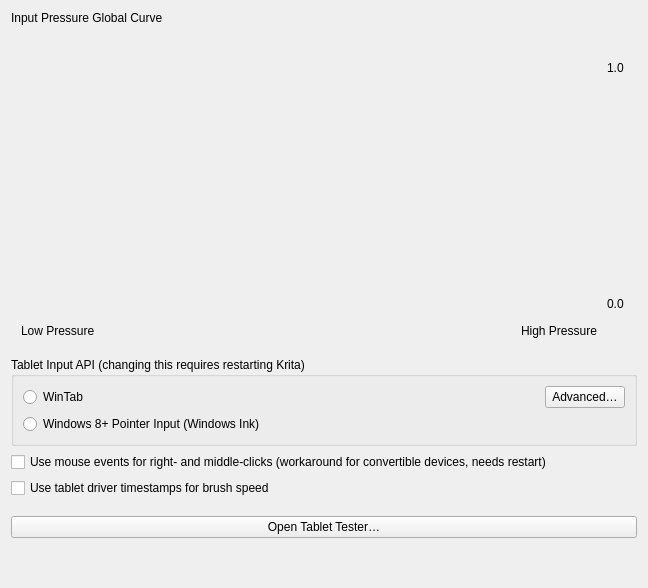
<?xml version="1.0" encoding="UTF-8"?>
<ui version="4.0">
 <author>
    SPDX-FileCopyrightText: none
    SPDX-License-Identifier: GPL-3.0-or-later
  </author>
 <class>WdgTabletSettings</class>
 <widget class="QWidget" name="WdgTabletSettings">
  <property name="geometry">
   <rect>
    <x>0</x>
    <y>0</y>
    <width>648</width>
    <height>588</height>
   </rect>
  </property>
  <property name="sizePolicy">
   <sizepolicy hsizetype="Preferred" vsizetype="Preferred">
    <horstretch>0</horstretch>
    <verstretch>0</verstretch>
   </sizepolicy>
  </property>
  <property name="windowTitle">
   <string>Color Settings</string>
  </property>
  <layout class="QVBoxLayout" name="verticalLayout_3">
   <item>
    <widget class="QLabel" name="label">
     <property name="text">
      <string>Input Pressure Global Curve</string>
     </property>
    </widget>
   </item>
   <item>
    <spacer name="horizontalSpacer_2">
     <property name="orientation">
      <enum>Qt::Horizontal</enum>
     </property>
     <property name="sizeHint" stdset="0">
      <size>
       <width>40</width>
       <height>20</height>
      </size>
     </property>
    </spacer>
   </item>
   <item>
    <layout class="QGridLayout" name="gridLayout">
     <property name="leftMargin">
      <number>10</number>
     </property>
     <property name="topMargin">
      <number>10</number>
     </property>
     <property name="rightMargin">
      <number>10</number>
     </property>
     <property name="bottomMargin">
      <number>10</number>
     </property>
     <property name="spacing">
      <number>10</number>
     </property>
     <item row="0" column="0">
      <widget class="KisCurveWidget" name="pressureCurve" native="true">
       <property name="sizePolicy">
        <sizepolicy hsizetype="MinimumExpanding" vsizetype="MinimumExpanding">
         <horstretch>0</horstretch>
         <verstretch>0</verstretch>
        </sizepolicy>
       </property>
       <property name="minimumSize">
        <size>
         <width>200</width>
         <height>250</height>
        </size>
       </property>
       <property name="autoFillBackground">
        <bool>false</bool>
       </property>
      </widget>
     </item>
     <item row="1" column="0">
      <layout class="QHBoxLayout" name="horizontalLayout">
       <item>
        <widget class="QLabel" name="label_2">
         <property name="sizePolicy">
          <sizepolicy hsizetype="Fixed" vsizetype="Preferred">
           <horstretch>0</horstretch>
           <verstretch>0</verstretch>
          </sizepolicy>
         </property>
         <property name="text">
          <string>Low Pressure</string>
         </property>
        </widget>
       </item>
       <item>
        <spacer name="horizontalSpacer">
         <property name="orientation">
          <enum>Qt::Horizontal</enum>
         </property>
         <property name="sizeHint" stdset="0">
          <size>
           <width>40</width>
           <height>20</height>
          </size>
         </property>
        </spacer>
       </item>
       <item>
        <widget class="QLabel" name="label_3">
         <property name="sizePolicy">
          <sizepolicy hsizetype="Fixed" vsizetype="Preferred">
           <horstretch>0</horstretch>
           <verstretch>0</verstretch>
          </sizepolicy>
         </property>
         <property name="text">
          <string>High Pressure</string>
         </property>
        </widget>
       </item>
      </layout>
     </item>
     <item row="0" column="1">
      <layout class="QVBoxLayout" name="verticalLayout">
       <item>
        <widget class="QLabel" name="label_5">
         <property name="text">
          <string>1.0</string>
         </property>
        </widget>
       </item>
       <item>
        <spacer name="verticalSpacer">
         <property name="orientation">
          <enum>Qt::Vertical</enum>
         </property>
         <property name="sizeHint" stdset="0">
          <size>
           <width>20</width>
           <height>40</height>
          </size>
         </property>
        </spacer>
       </item>
       <item>
        <widget class="QLabel" name="label_4">
         <property name="text">
          <string>0.0</string>
         </property>
        </widget>
       </item>
      </layout>
     </item>
    </layout>
   </item>
   <item>
    <widget class="QGroupBox" name="grpTabletApi">
     <property name="title">
      <string>Tablet Input API (changing this requires restarting Krita)</string>
     </property>
     <layout class="QVBoxLayout" name="verticalLayout_2">
      <item>
       <layout class="QHBoxLayout" name="horizontalLayout_2">
        <item>
         <widget class="QRadioButton" name="radioWintab">
          <property name="text">
           <string>WinTab</string>
          </property>
         </widget>
        </item>
        <item>
         <spacer name="horizontalSpacer_3">
          <property name="orientation">
           <enum>Qt::Horizontal</enum>
          </property>
          <property name="sizeHint" stdset="0">
           <size>
            <width>40</width>
            <height>20</height>
           </size>
          </property>
         </spacer>
        </item>
        <item>
         <widget class="QPushButton" name="btnResolutionSettings">
          <property name="text">
           <string comment="Tablet mapping settings">Advanced…</string>
          </property>
         </widget>
        </item>
       </layout>
      </item>
      <item>
       <widget class="QRadioButton" name="radioWin8PointerInput">
        <property name="text">
         <string>Windows 8+ Pointer Input (Windows Ink)</string>
        </property>
       </widget>
      </item>
     </layout>
    </widget>
   </item>
   <item>
    <widget class="QCheckBox" name="chkUseRightMiddleClickWorkaround">
     <property name="toolTip">
      <string>&lt;html&gt;&lt;head/&gt;&lt;body&gt;&lt;p&gt;Some tablet devices don't pass barrel-button clicks via tablet API. If you have such a device, you can try activate this workaround. Krita will try to read right- and middle-button clicks from the mouse events stream. It may or may not work on your device (depends on the tablet driver implementation).&lt;/p&gt;&lt;p&gt;&lt;br/&gt;&lt;/p&gt;&lt;p&gt;After changing this option Krita should be restarted.&lt;/p&gt;&lt;/body&gt;&lt;/html&gt;</string>
     </property>
     <property name="text">
      <string>Use mouse events for right- and middle-clicks (workaround for convertible devices, needs restart)</string>
     </property>
    </widget>
   </item>
   <item>
    <widget class="QCheckBox" name="chkUseTimestampsForBrushSpeed">
     <property name="text">
      <string notr="true">Use tablet driver timestamps for brush speed</string>
     </property>
    </widget>
   </item>
   <item>
    <widget class="KisSliderSpinBox" name="intMaxAllowedBrushSpeed" native="true">
     <property name="sizePolicy">
      <sizepolicy hsizetype="MinimumExpanding" vsizetype="Minimum">
       <horstretch>0</horstretch>
       <verstretch>0</verstretch>
      </sizepolicy>
     </property>
     <property name="toolTip">
      <string>Maximum speed mapped to 1.0 for the speed sensor curve. Should be set to the maximum speed you can reach using Tablet Tester</string>
     </property>
    </widget>
   </item>
   <item>
    <widget class="KisSliderSpinBox" name="intBrushSpeedSmoothing" native="true">
     <property name="sizePolicy">
      <sizepolicy hsizetype="MinimumExpanding" vsizetype="Minimum">
       <horstretch>0</horstretch>
       <verstretch>0</verstretch>
      </sizepolicy>
     </property>
     <property name="toolTip">
      <string>Amount of smoothing Krita should do to speed sensor. This value is very hardware-dependent</string>
     </property>
    </widget>
   </item>
   <item>
    <widget class="QPushButton" name="btnTabletTest">
     <property name="text">
      <string>Open Tablet Tester…</string>
     </property>
    </widget>
   </item>
   <item>
    <spacer name="verticalSpacer_2">
     <property name="orientation">
      <enum>Qt::Vertical</enum>
     </property>
     <property name="sizeHint" stdset="0">
      <size>
       <width>20</width>
       <height>40</height>
      </size>
     </property>
    </spacer>
   </item>
  </layout>
 </widget>
 <customwidgets>
  <customwidget>
   <class>KisCurveWidget</class>
   <extends>QWidget</extends>
   <header>widgets/kis_curve_widget.h</header>
   <container>1</container>
  </customwidget>
  <customwidget>
   <class>KisSliderSpinBox</class>
   <extends>QWidget</extends>
   <header location="global">kis_slider_spin_box.h</header>
   <container>1</container>
  </customwidget>
 </customwidgets>
 <resources/>
 <connections/>
</ui>
